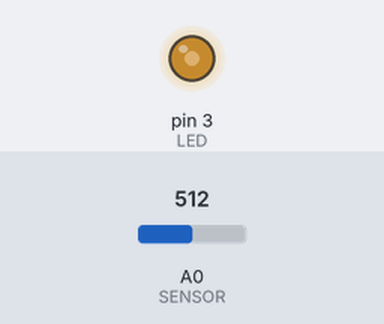
This sketch was run on a simulated Arduino Uno, built with avr-gcc and run on an emulated ATmega328P. On the bench: output pins drawn as LEDs (lit = HIGH). The inputs (shaded band) are chosen by the test bench; at power-on: A0 (SENSOR) = 512.

Above: at 1.2 s.
1.3 s: A0 (SENSOR) set to 306
At 2.5 s:
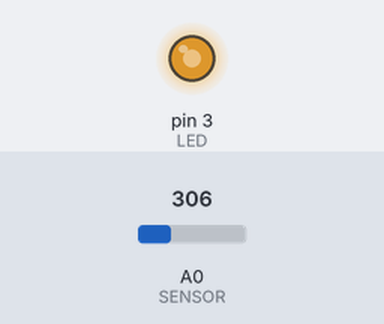
2.8 s: A0 (SENSOR) set to 122
At 3.7 s:
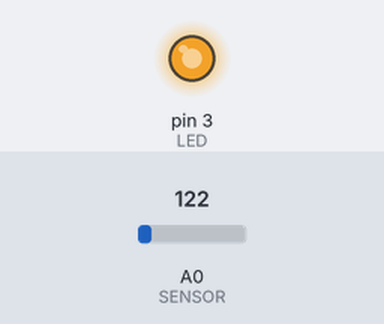
4.3 s: A0 (SENSOR) set to 900
At 4.8 s:
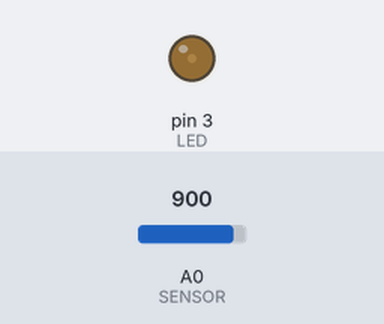
5.8 s: A0 (SENSOR) set to 1023
At 7.0 s:
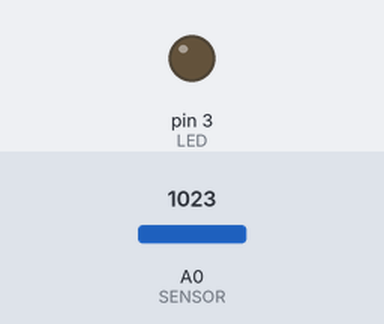
7.3 s: A0 (SENSOR) set to 511
At 8.3 s:
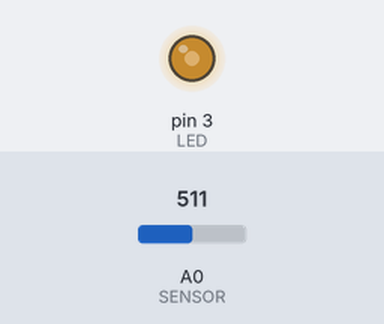
Timing chart, 0 to 9.8 s (numbered marks = the images above; inputs shaded):
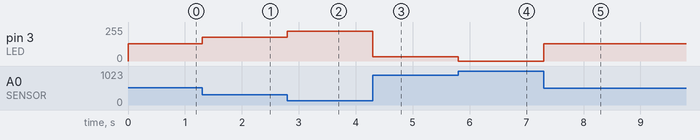

The sketch:

Cap14_2_LDR.ino
```cpp
/*
  Capitulo 14 de Arduino desde cero en Español.
  Programa que utiliza el modulo KY-018 o fotoresistencia para cambiar el brillo
  del LED de forma inversamente proporcional a la luz captada.

  Autor: bitwiseAr

*/

int SENSOR = A0;     // pin S de modulo a entrada analogica A0
int LED = 3;      // LED en pin 3
int VALOR;      // almacena valor leido de entrada A0
int PWM;

void setup(){
  pinMode(LED, OUTPUT);   // pin 3 como salida
  // entradas analogicas no requieren inicialización
}


void loop(){
  VALOR = analogRead(SENSOR);   // lee valor de entrada A0
  PWM = map(VALOR, 0, 1023, 255, 0);  // convierte valores de entrada 0-1023 a 255-0 para brillo
  analogWrite(LED, PWM);    // escribe valor al LED
}
```

Measured:
- after the input at 1.3 s, pin 3 (LED): 128/255 → 179/255 at once
- after the input at 2.8 s, pin 3 (LED): 179/255 → 225/255 at once
- after the input at 4.3 s, pin 3 (LED): 225/255 → 31/255 at once
- after the input at 5.8 s, pin 3 (LED): 31/255 → 0/255 at once
- after the input at 7.3 s, pin 3 (LED): 0/255 → 128/255 at once
